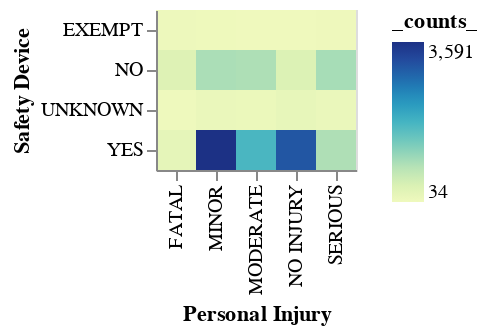

The notebook cell this image was saved under:
### Code cell
ce.chart_me(df, 'Personal Injury', 'Safety Device' ) # enhancement -> add column selector object ce.personal_injury, ce.safety device
# enhancement --> add a conditional view ->

### Figure 1 — Vega-Lite specification as saved in the notebook (floating-point values rounded to 4 significant figures)
{"config": {"view": {"continuousWidth": 400, "continuousHeight": 300}}, "data": {"name": "data-8e867d90bd4dd9571599c7e16dc0bb81"}, "mark": "rect", "encoding": {"color": {"field": "_counts_", "type": "quantitative"}, "x": {"field": "Personal Injury", "type": "ordinal"}, "y": {"field": "Safety Device", "type": "ordinal"}}, "$schema": "https://vega.github.io/schema/vega-lite/v4.17.0.json", "datasets": {"data-8e867d90bd4dd9571599c7e16dc0bb81": [{"Personal Injury": "MINOR", "Safety Device": "YES", "measures": "sum", "_counts_": 3591}, {"Personal Injury": "NO INJURY", "Safety Device": "YES", "measures": "sum", "_counts_": 3051}, {"Personal Injury": "MODERATE", "Safety Device": "YES", "measures": "sum", "_counts_": 1762}, {"Personal Injury": "SERIOUS", "Safety Device": "NO", "measures": "sum", "_counts_": 932}, {"Personal Injury": "MINOR", "Safety Device": "NO", "measures": "sum", "_counts_": 903}, {"Personal Injury": "MODERATE", "Safety Device": "NO", "measures": "sum", "_counts_": 873}, {"Personal Injury": "SERIOUS", "Safety Device": "YES", "measures": "sum", "_counts_": 868}, {"Personal Injury": "NO INJURY", "Safety Device": "NO", "measures": "sum", "_counts_": 364}, {"Personal Injury": "FATAL", "Safety Device": "NO", "measures": "sum", "_counts_": 333}, {"Personal Injury": "FATAL", "Safety Device": "YES", "measures": "sum", "_counts_": 208}, {"Personal Injury": "NO INJURY", "Safety Device": "UNKNOWN", "measures": "sum", "_counts_": 171}, {"Personal Injury": "MINOR", "Safety Device": "UNKNOWN", "measures": "sum", "_counts_": 124}, {"Personal Injury": "SERIOUS", "Safety Device": "UNKNOWN", "measures": "sum", "_counts_": 118}, {"Personal Injury": "MODERATE", "Safety Device": "UNKNOWN", "measures": "sum", "_counts_": 100}, {"Personal Injury": "FATAL", "Safety Device": "EXEMPT", "measures": "sum", "_counts_": 62}, {"Personal Injury": "SERIOUS", "Safety Device": "EXEMPT", "measures": "sum", "_counts_": 59}, {"Personal Injury": "MINOR", "Safety Device": "EXEMPT", "measures": "sum", "_counts_": 54}, {"Personal Injury": "FATAL", "Safety Device": "UNKNOWN", "measures": "sum", "_counts_": 47}, {"Personal Injury": "NO INJURY", "Safety Device": "EXEMPT", "measures": "sum", "_counts_": 35}, {"Personal Injury": "MODERATE", "Safety Device": "EXEMPT", "measures": "sum", "_counts_": 34}]}}
